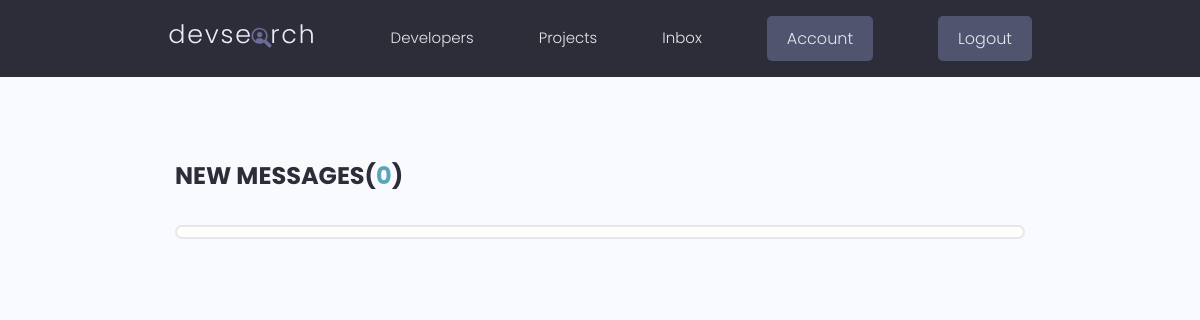
The page /inbox/ (signed in) on the database as committed earlier.
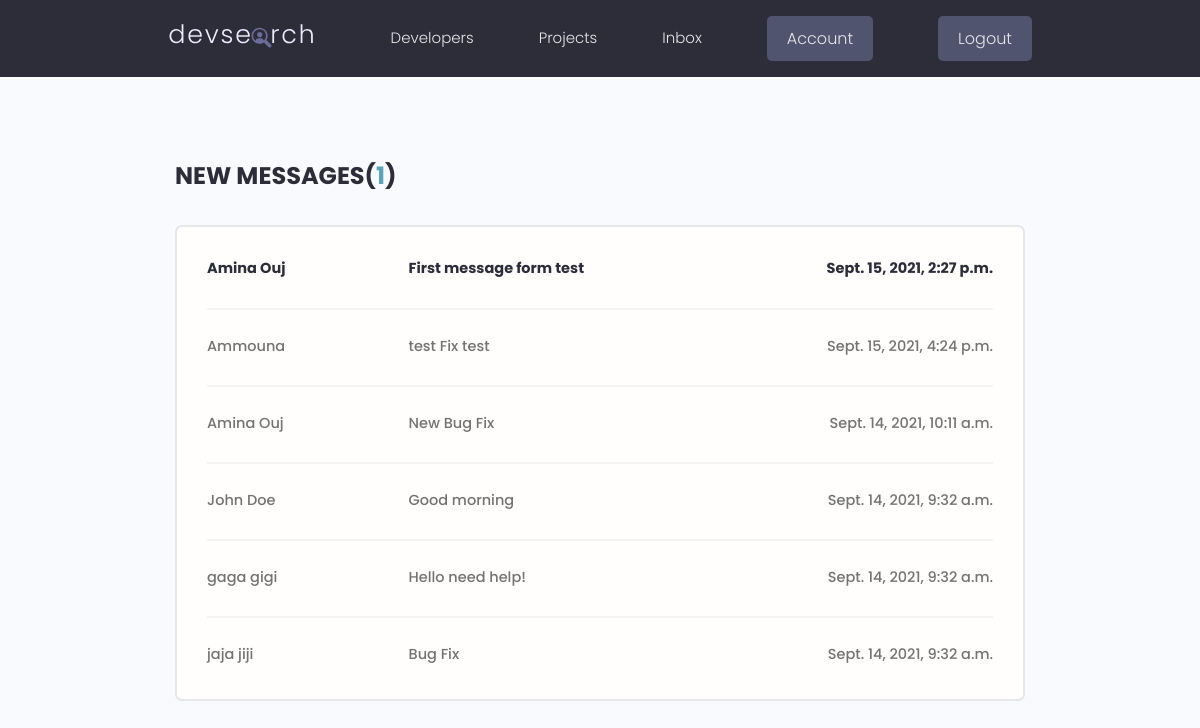
The same page on the database as committed later.
### users/models.py (models this page shows, shortened)
class Message(models.Model):
    sender = models.ForeignKey(Profile,on_delete=models.SET_NULL, null = True, blank=True)
    recepient = models.ForeignKey(Profile,on_delete=models.SET_NULL, null = True, blank=True,related_name="messages")
    name = models.CharField(max_length=200,null = True, blank=True)
    email = models.EmailField(max_length=500,null = True, blank=True)
    subject = models.CharField(max_length=200,null = True, blank=True)
    body  =models.TextField(null = False, blank=False)
    is_read = models.BooleanField(default=False,null=True)
    created =  models.DateTimeField(auto_now_add=True)
    id = models.UUIDField(default=uuid.uuid4,unique=True, primary_key=True,editable=False)
    class Meta:
        ordering = ['is_read','-created']

### users/views.py (the view)
# urls.py: path('inbox/',views.inbox,name='inbox-path'),
@login_required(login_url='login-path')
def inbox(request):
    profile = request.user.profile
    recipient = profile
    inboxMessages = recipient.messages.all()
    unreadMessagesCount = inboxMessages.filter(is_read = False).count()
    context = {'inboxMessages':inboxMessages, 'unreadMessagesCount':unreadMessagesCount}
    return render(request,'users/inbox.html',context)

### users/templates/users/inbox.html
{% extends 'main.html' %}
{% block content %}
<main class="inbox my-xl">
  <div class="content-box">
    <h3 class="inbox__title">New Messages(<span>{{unreadMessagesCount}}</span>)</h3>
    <ul class="messages">
      {% for message  in inboxMessages  %}
       {% if message.is_read == False %}
          <li class="message message--unread">
            <a href="{% url 'viewMessage-path'  message.id %}">
              <span class="message__author">{{message.name}}</span>
              <span class="message__subject">{{message.subject}}</span>
              <span class="message__date">{{message.created}}</span>
            </a>
            </li>
       {% else %}
          <li class="message">
            <a href="{% url 'viewMessage-path'  message.id %}">
              <span class="message__author">{{message.name}}</span>
              <span class="message__subject">{{message.subject}}</span>
              <span class="message__date">{{message.created}}</span>
            </a>
          </li>
       {% endif %}
      {% endfor %}
    </ul>
  </div>
</main>
{% endblock content %}

Rows that differ between the two databases and show on the page:
added Message: name "Amina Ouj", subject "First message form test", created "Sept. 15, 2021, 2:27 p.m."
added Message: name "Ammouna", subject "test Fix test", created "Sept. 15, 2021, 4:24 p.m."
added Message: name "Amina Ouj", subject "New Bug Fix", created "Sept. 14, 2021, 10:11 a.m."
added Message: name "John Doe", subject "Good morning", created "Sept. 14, 2021, 9:32 a.m."
added Message: name "gaga gigi", subject "Hello need help!", created "Sept. 14, 2021, 9:32 a.m."
added Message: name "jaja jiji", subject "Bug Fix", created "Sept. 14, 2021, 9:32 a.m."
Other text that changed with them:
{{ unreadMessagesCount }}: "0" → "1"
